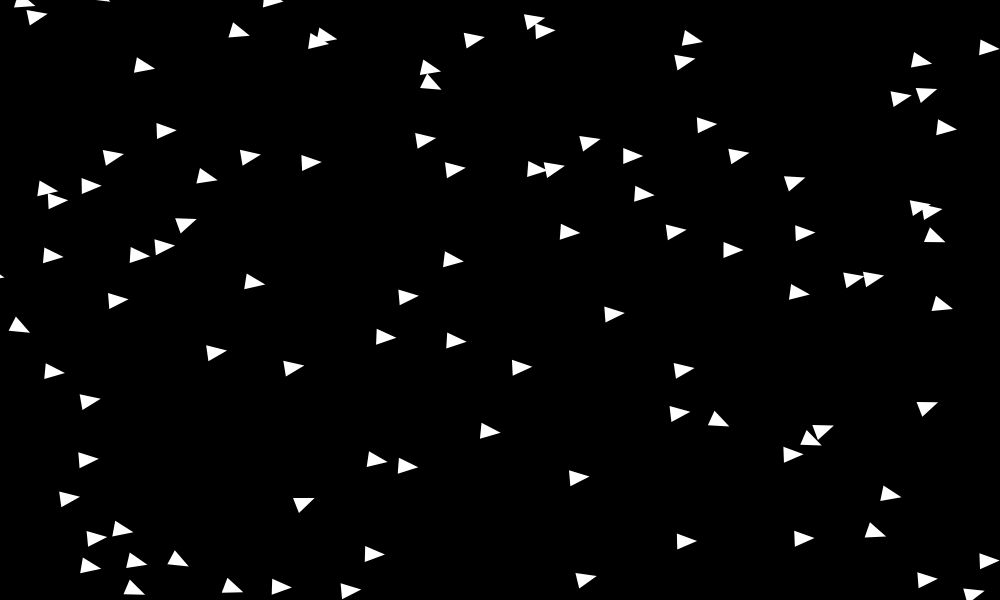
Frame 1 (no input)
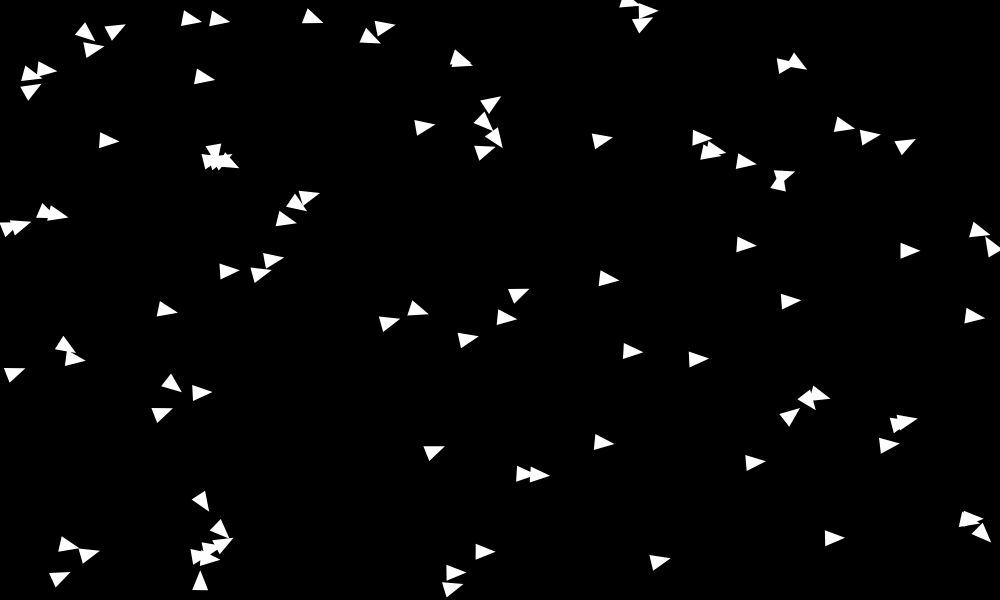
Frame 60 (no input)
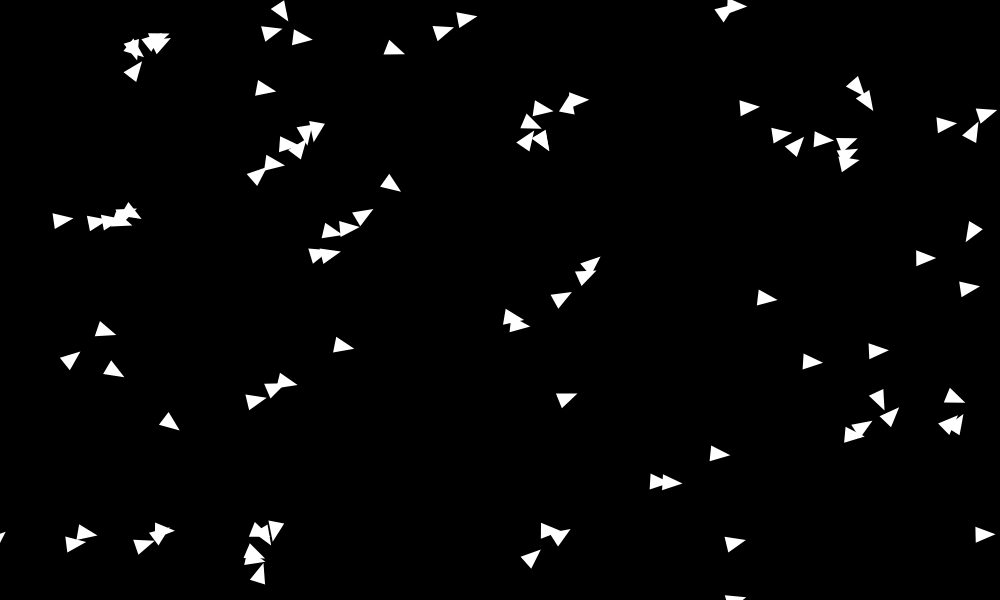
Frame 120 (the mouse pressed at the canvas centre since frame 60)

The p5.js sketch that drew these frames (run headless with seeded random() and noise() and a simulated clock; from frame 60 on, the mouse is pressed at the canvas centre):

// p5.js sketch
// ── sketch.js
let boids = [];

function setup() {
  createCanvas(1000, 600);
  for (let i = 0; i < 100; i++) {
    boids.push(new Boid(random(width), random(height)));
  }
}

function draw() {
  background(0);
  
  for (let i = 0; i < boids.length; i++) {
    let b = boids[i];
    b.flock(boids);
    b.update();
    b.checkEdges();
    b.display();
  }
}
// ── Boid.js
"use strict";

class Boid {
  constructor(x, y) {
    this.pos = createVector(x, y);
    this.vel = createVector(random(1,5),random(-1,1));
    this.acc = createVector();

    this.maxSpeed = 3; // max speed;
    this.maxSteerForce = 0.05; // max steering force

    this.separateDistance = 30;
    this.neighborDistance = 50;
  }
  update() {
    this.vel.add(this.acc);
    this.vel.limit(this.maxSpeed); //***
    this.pos.add(this.vel);
    this.acc.mult(0);
    this.angle = this.vel.heading();
  }
  applyForce(force) {
    this.acc.add(force);
  }
  flock(boids) {
    //let sepaForce = this.separate(boids);
    let coheForce = this.cohesion(boids)
  
    //sepaForce.mult(1.5);
    //coheForce.mult(0.5);
    
    //this.applyForce(sepaForce);
    this.applyForce(coheForce);
  }
  seek(target) {
    let desired = p5.Vector.sub(target, this.pos);
    desired.setMag(this.maxSpeed);
    let steer = p5.Vector.sub(desired, this.vel);
    steer.limit(this.maxSteerForce);
    return steer;
  }
  separate(others) {
    let vector = createVector(); // sum for now
    let count = 0;
    for (let i = 0; i < others.length; i++) {
      let other = others[i];
      let distance = this.pos.dist(other.pos);
      if (distance > 0 && distance < this.separateDistance) {
        let diff = p5.Vector.sub(this.pos, other.pos);
        diff.normalize();
        diff.div(distance);
        // let's get the sum!
        vector.add(diff);
        count++;
      }
    }
    // let's get the average
    if (count > 0) {
      vector.div(count);
    }
    if (vector.mag() > 0) {
      // desired velocity
      vector.setMag(this.maxSpeed);
      // steering force
      vector.sub(this.vel);
      vector.limit(this.maxSteerForce);
    }
    return vector;
  }
  cohesion(others) {
    let position = createVector(); //sum
    let count = 0;
    for (let i=0; i<others.length; i++) {
      let other = others[i];
      let distance = this.pos.dist(other.pos);
      if ((distance > 0) && (distance < this.neighborDistance)) {
        position.add(other.pos); // add positions to get the sum
        count++;
      }
    }
    if (count > 0) {
      position.div(count); // becames average
      return this.seek(position);
    }
    return position;
  }
  checkEdges() {
    // x
    if (this.pos.x < 0) {
      this.pos.x = width;
    } else if (this.pos.x > width) {
      this.pos.x = 0;
    }
    // y
    if (this.pos.y < 0) {
      this.pos.y = height;
    } else if (this.pos.y > height) {
      this.pos.y = 0;
    }
  }
  display() {
    push();

    translate(this.pos.x, this.pos.y);
    rotate(this.angle);
    noStroke();
    fill(255);
    triangle(0, 0, -20, 8, -20, -8);
    pop();
  }
}
